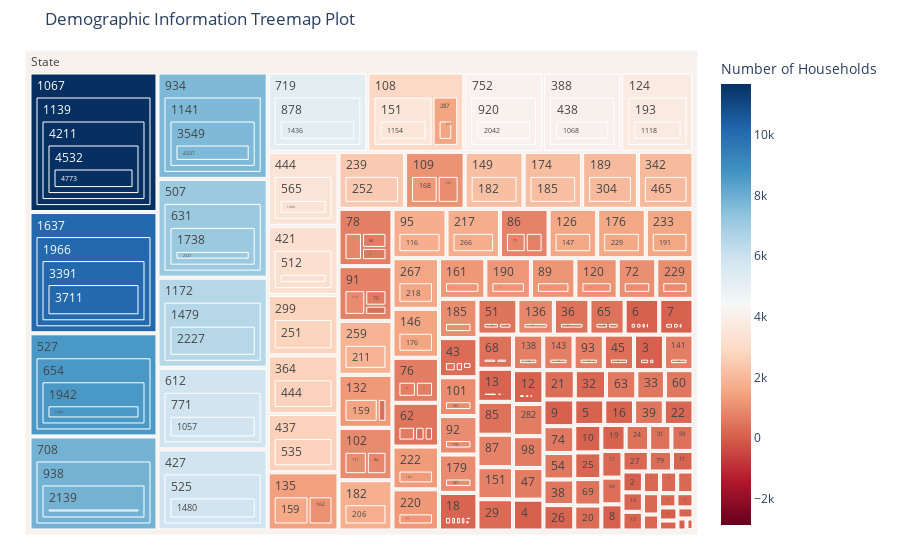

Notebook source saved alongside this figure:
### Code cell
fig = px.treemap(dtm, path=[px.Constant("State"), 'Boys (<1)','Girls (<1)','Boys (1 - 5 y)','Girls (1 - 5 y)','Boys 6to12y','Girls 6to12y','Boys 13to17y','Girls 13to17y','Men (18 - 59 y)','Women (18 - 59 y)','(Elderly men 60+ y)','(Elderly women 60+ y)'], values='Number of Households',
                  color='Number of Households', hover_data=['Site Type'],
                  color_continuous_scale='RdBu',
                  color_continuous_midpoint=np.average(dtm['Number of Households'], weights=dtm['Functioning toilets']),title='Demographic Information Treemap Plot')
fig.update_layout(margin = dict(t=50, l=25, r=25, b=25))
fig.show()

### Figure 1 — Plotly figure (JSON) as saved in the notebook; plotly's stock layout.template omitted (floating-point values rounded to 4 significant figures; data arrays with more than 128 entries replaced by an {"elided": "..."} marker saying what was removed)
{"data": [{"branchvalues": "total", "customdata": {"elided": "3416x2 mixed values"}, "domain": {"x": [0, 1], "y": [0, 1]}, "hovertemplate": "labels=%{label}<br>Number of Households_sum=%{value}<br>parent=%{parent}<br>id=%{id}<br>Site Type=%{customdata[0]}<br>Number of Households=%{color}<extra></extra>", "ids": {"elided": "3416 str values"}, "labels": {"elided": "3416 str values"}, "marker": {"coloraxis": "coloraxis", "colors": {"elided": "3416 float values"}}, "name": "", "parents": {"elided": "3416 str values"}, "type": "treemap", "values": {"elided": "3416 int values"}}], "layout": {"coloraxis": {"cmid": 4405.0, "colorbar": {"title": {"text": "Number of Households"}}, "colorscale": [[0, "rgb(103,0,31)"], [0.1, "rgb(178,24,43)"], [0.2, "rgb(214,96,77)"], [0.3, "rgb(244,165,130)"], [0.4, "rgb(253,219,199)"], [0.5, "rgb(247,247,247)"], [0.6, "rgb(209,229,240)"], [0.7, "rgb(146,197,222)"], [0.8, "rgb(67,147,195)"], [0.9, "rgb(33,102,172)"], [1, "rgb(5,48,97)"]]}, "legend": {"tracegroupgap": 0}, "margin": {"b": 25, "l": 25, "r": 25, "t": 50}, "title": {"text": "Demographic Information Treemap Plot"}}}
